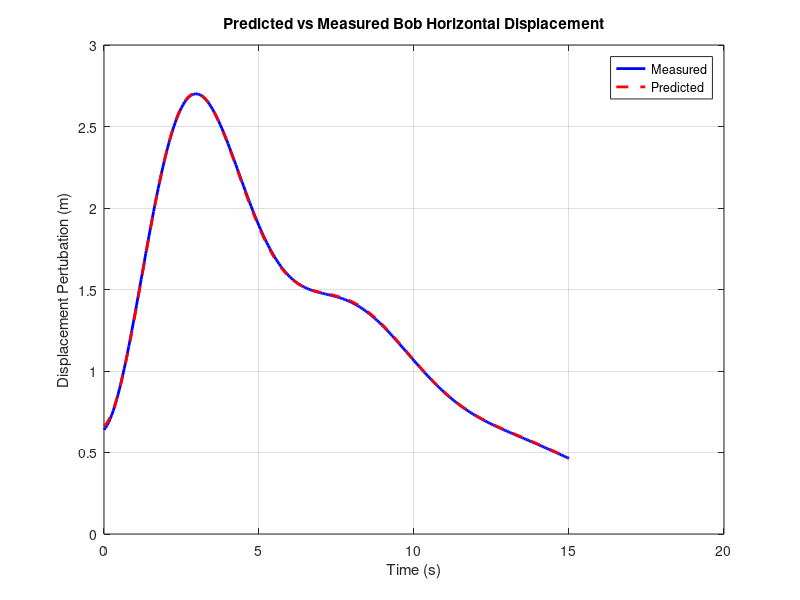
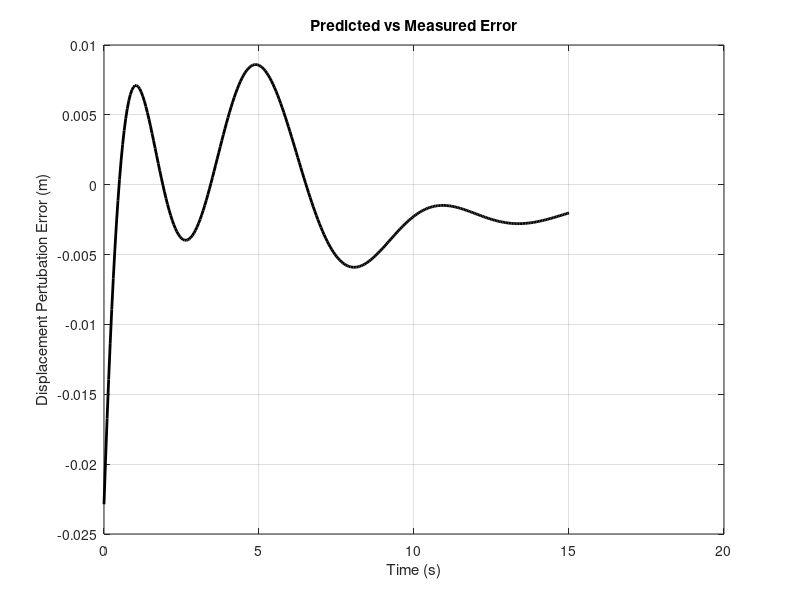

Write MATLAB code to recreate these figures, in order.
%% Problem 1
close all; clear; clc;

% Constants
g = 9.81;
l = 1.85;
m = 2;
M = 4;
dt = 0.05;

% Linear LTI system
A = [0,1,0,0; 0,0,m*g/M,0; 0,0,0,1; 0,0,g*(M+m)/(l*M),0];
B = [0; 1/M; 0; 1/(M*l)];
C = [1, 0, -l, 0];
D = [0];

% Convert to DT
Ahat = [A, B; zeros(1, 5)];

% Matrix Exponential
exp_mat = expm(Ahat*dt);

% Discrete time system 
F = exp_mat(1:4,1:4);
G = exp_mat(1:4,5);
H = C;
M = D;

% Eigenvalues of F
[~, vals] = eig(F);

% Observability matrix
O = obsv(F,H);

% Load data
load('midterm1problem1data.mat');

% Construct matrices for estimation
Y = yNLhist;
Hbig = [];
for i = 1:length(Y)
    Hbig(i, :) = H * (F - G*Kc)^(i-1); 
end

% Least squares estimatino
xbar_0 = inv(Hbig' * Hbig) * Hbig' * Y;

% Calculate predicted sequence
x_k = xbar_0';
yk = zeros(length(thist), 1);
for i = 1:length(thist)
    t = thist(i);
    yk(i) = H*x_k(i,:)';
    x_k(i+1, :) = (F - G*Kc)*x_k(i, :)';
end

% Calculate error between the predicted and measured values
error = Y - yk;


% Plot the predicted and measured values
figure();
plot(thist, Y, 'LineWidth', 2, 'Color', 'b');
hold on;
grid on;
plot(thist, yk, 'LineWidth', 2, 'Color', 'r', 'LineStyle', '--');

xlabel('Time (s)');
ylabel('Displacement Pertubation (m)')
title('Predicted vs Measured Bob Horizontal Displacement')
legend('Measured', 'Predicted')

% Plot the error in predicted versus measured
figure();
plot(thist, error, 'linewidth', 2, 'color', 'k');
grid on;

xlabel('Time (s)');
ylabel('Displacement Pertubation Error (m)')
title('Predicted vs Measured Error')
